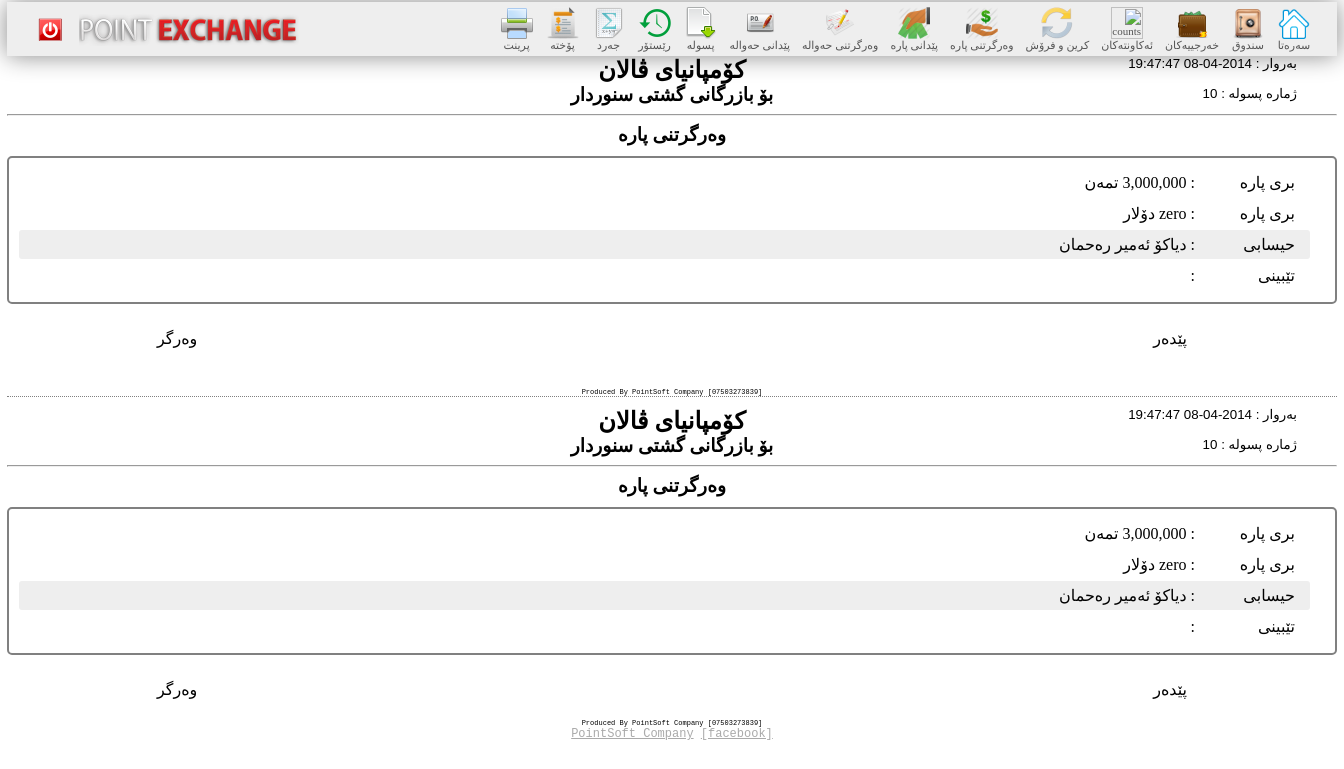
Screenshot of /loan_payment_view.php?id=10 (signed in) with the database file from the repository.
### tables this page shows
CREATE TABLE IF NOT EXISTS `loan_payment` (
  `id` int(11) NOT NULL AUTO_INCREMENT,
  `id_user` int(11) DEFAULT NULL,
  `id_account` int(11) NOT NULL,
  `date_time` datetime DEFAULT NULL,
  `a_dollar` decimal(12,0) DEFAULT NULL,
  `a_dinar` decimal(20,0) DEFAULT NULL,
  `a_tman` decimal(20,0) DEFAULT NULL,
  `detail` varchar(200) DEFAULT NULL,
  PRIMARY KEY (`id`)
);

CREATE TABLE IF NOT EXISTS `accounts` (
  `id` int(11) NOT NULL AUTO_INCREMENT,
  `owner_name` varchar(200) DEFAULT NULL,
  `account_number` varchar(50) DEFAULT NULL,
  `balance` bigint(20) DEFAULT NULL,
  `date_created` datetime DEFAULT NULL,
  `detail` varchar(200) DEFAULT NULL,
  PRIMARY KEY (`id`)
);

### class/loan_payment.class.php (called while the page is built, shortened)
<?php
require_once 'database.class.php';
class loan_payment extends database{
	private static $TABLE = 'loan_payment';
	public static function get_loan_payment_info($id){
		try{
			$sql = "SELECT p.id,p.date_time,p.a_dollar,p.a_dinar,p.a_tman,p.detail,a.owner_name FROM ".self::$TABLE." p left join accounts a on a.id = p.id_account WHERE p.id = :id";
			$stmt = self::$PDO->prepare($sql);
			$stmt->bindParam(':id',$id,PDO::PARAM_INT);
			$stmt->execute();
			$row = $stmt->fetch(PDO::FETCH_ASSOC);
			return $row;
		}
		catch(PDOException $e){
			echo 'Error: [loan_payment.class.php/function get_loan_payment_info]'.$e->getMessage().'<br>';
			die();
		}
	}
}
?>

### class/database.class.php (called while the page is built, shortened)
<?php
require_once 'dictionary.ku.class.php';
function dsh_money($money,$decimal_check = 2,$symbol = null){
	$negative = false;
	$decimal = $money - intval($money);
	$arr = array();
	if($money !== 0)
		while($money){
			$part = strval($money % 1000);
			$len = strlen($part);
			if($len == 1)
				$part = '00'.$part;
			else if($len == 2)
				$part = '0'.$part;
			$money =intval($money/1000);
			array_push($arr, $part);
		}
	else
		$arr = array(0);
	$arr = array_reverse($arr);
	$str = implode(',', $arr);
	if(strlen($str)>1){
		if($str[0]=='0')
			$str = substr($str, 1);
		if($str[0]=='0')
			$str = substr($str, 1);
	}
	return $str;
}
function money_to_word($number)
{
    if (!$number) return "zero";
    return $string;
}
?>

### loan_payment_view.php (the view, shortened to what this page needs)
<?php
	require_once 'class/database.class.php';
	require_once 'class/loan_payment.class.php';
	$order_payment_info = loan_payment::get_loan_payment_info(@$_GET['id']);
	$money = '';
	if($order_payment_info['a_tman'])
		$money .= dsh_money($order_payment_info['a_tman']).' تمەن ';
?>
<html>
<?php require_once 'head_tag.php'; ?>
  <body>
  	<div id="wrapper">
  		<?php require_once 'nav.php'; ?>
  		<div id="main">
			<section>
				<h2>کۆمپانیای ڤالان</h2>
				<h3>بۆ بازرگانی گشتی سنوردار</h3>
				<div class="corner">
					<p>بەروار : <?php echo $order_payment_info['date_time']; ?></p>
					<p>ژمارە پسوله : <?php echo $order_payment_info['id']; ?></p>
				</div>
				<hr>
				<h3>وەرگرتنی پاره</h3>
				<div class="package">
					<p><span> بری پاره  </span>: <?php echo $money ?> </p>
					<p><span> بری پاره  </span>: <?php echo money_to_word(intval($order_payment_info['a_dollar'])); ?> دۆلار</p>
					<p class="ee"><span> حیسابی </span>: <?php echo $order_payment_info['owner_name']; ?></p>
					<p><span> تێبینی </span>: <?php echo $order_payment_info['detail']; ?></p>
				</div>
				<div class="pedar">پێدەر</div>
				<div class="warger">وەرگر</div>
			</section>
			<div class="dash">Produced By PointSoft Company [07503273839]</div>
			<section>
				<h2>کۆمپانیای ڤالان</h2>
				<h3>بۆ بازرگانی گشتی سنوردار</h3>
				<div class="corner">
					<p>بەروار : <?php echo $order_payment_info['date_time']; ?></p>
					<p>ژمارە پسوله : <?php echo $order_payment_info['id']; ?></p>
				</div>
				<hr>
				<h3>وەرگرتنی پاره</h3>
				<div class="package">
					<p><span> بری پاره  </span>: <?php echo $money ?> </p>
					<p><span> بری پاره  </span>: <?php echo money_to_word(intval($order_payment_info['a_dollar'])); ?> دۆلار</p>
					<p class="ee"><span> حیسابی </span>: <?php echo $order_payment_info['owner_name']; ?></p>
					<p><span> تێبینی </span>: <?php echo $order_payment_info['detail']; ?></p>
				</div>
				<div class="pedar">پێدەر</div>
				<div class="warger">وەرگر</div>
			</section>
			<div class="dash2">Produced By PointSoft Company [07503273839]</div>
		</div>
		<?php require_once 'footer.php'; ?>
  </body>
</html>

### head_tag.php (shortened to what this page needs)
<head>
  <link href="themes/redmond/jquery-ui-1.8.16.custom.css" rel="stylesheet" type="text/css" />
  <link href="scripts/jtable.2.3.1/themes/metro/blue/jtable.css" rel="stylesheet" type="text/css" />
  <link rel="stylesheet" type="text/css" href="style.css">
</head>

### nav.php (shortened to what this page needs)
<div class="navigation">
	<a class="icons" href="index.php" ><img id="home" src="images/home.png" title="Home"><span><?php dic_show('Main'); ?></span></a>
	<a  class="icons" href="fund_today.php" ><img id="fund_today" src="images/safe.png" title="Fund"><span><?php dic_show('Fund'); ?></span></a>
	<a  class="icons" href="expense.php" ><img id="expense" src="images/expense.png" title="Expense"><span><?php dic_show('Expense'); ?></span></a>
	<a  class="icons" href="accounts.php" ><img id="accounts" src="images/accounts.png" title="Accounts"><span><?php dic_show('Accounts'); ?></span></a>
	<a  class="icons" href="buy_sell_today.php" ><img id="buy_sell" src="images/buy_sell.png" title="Buy & Sell"><span><?php dic_show('Buy & Sell'); ?></span></a>
	<a  class="icons" href="loan_payment.php" ><img id="loan_payment" src="images/loan_payment.png" title="Loan in"><span><?php dic_show('Loan in'); ?></span></a>
	<a  class="icons" href="loan_payout.php" ><img id="loan_payout" src="images/loan_payout.png" title="Loan out"><span><?php dic_show('Loan out'); ?></span></a>
	<a  class="icons" href="order_payment.php" ><img id="order_payment" src="images/order_payment.png" title="Order in"><span><?php dic_show('Order in'); ?></span></a>
	<a  class="icons" href="order_payout.php" ><img id="order_payout" src="images/order_payout.png" title="Order out"><span><?php dic_show('Order out'); ?></span></a>
	<a  class="icons" href="psula.php" ><img id="psula" src="images/psula.png" title="Psula"><span><?php dic_show('Psula'); ?></span></a>
	<a  class="icons" href="backup_page.php" ><img id="backup_page" src="images/backup_page.png" title="Restore"><span><?php dic_show('Restore'); ?></span></a>
	<a  class="icons" href="accounts_report.php?date=<?php echo date('Y-m-d',time()); ?>" ><img id="jard" src="images/jard.png" title="jard"><span><?php dic_show('jard'); ?></span></a>
	<a  class="icons" href="report_selection.php" ><img id="report" src="images/report.png" title="Reports"><span><?php dic_show('Reports'); ?></span></a>
	<a href="#" id="print_btn" ><img id="print" src="images/print.png" ><span><?php dic_show('Print'); ?></span></a>
<a href="logout.php" style="float:left; margin-top: 7px"><img id="logout" src="images/logout.png" title="logout"><span><?php dic_show(''); ?></span></a>
<a href="about.php" style="float:left;" title="About Us"><img style="float:left;width:220px; height: 34px;" src="images/logo.png" id="logo_image"></a>
</div>

### class/dictionary.ku.class.php (shortened to what this page needs)
<?php
$words = array(
	'Main'=>'سەرەتا',
	'Fund'=>'سندوق',
	'Expense'=>'خەرجییەکان',
	'Accounts'=>'ئەکاونتەکان',
	'Loan in'=>'وەرگرتنی پاره',
	'Loan out'=>'پێدانی پارە',
	'Order in'=>'وەرگرتنی حەوالە',
	'Order out'=>'پێدانی حەوالە',
	'Activity'=>'چالاکی',
	'Print'=>'پرینت',
	'NO'=>'ژ',
	'User'=>'یوزەر',
	'Type'=>'جۆر',
	'id_f'=>'ID',
	'Amount $'=>'بری دۆلار',
	'Amount IQD'=>'بری دینار',
	'Amount Tman'=>'بری تمەن',
	'Date'=>'بەروار',
	'detail'=>'تێبینی',
	'Box $'=>'سندوقی دۆلار',
	'Box IQD'=>'سندوقی دینار',
	'Box Tman'=>'سندوقی تمەن',
	'Description'=>'جۆری خەرجی',
	'Owner Name'=>'ناو',
	'Phone'=>'تەلەفون',
	'Balance $'=>'بالانسی دۆلار',
	'Balance IQD'=>'بالانسی دینار',
	'Balance Tman'=>'بالانسی تمەن',
	'Date Created'=>'بەروار',
	'Account'=>'ئەکاونت',
	'Sender Name'=>'ناوی نێردەر',
	'Sender Phone'=>'تەلەفونی نێردەر',
	'Reciever Name'=>'ناوی وەرگر',
	'Reciever Phone'=>'تەلەفونی وەرگر',
	'Reciever Address'=>'ناونیشانی وەرگر',
	'State'=>'حالەت',
	'Order Payment'=>'حەوالە وەرگرتن',
	'Loan Payment'=>'وەرگرتنی پارە',
	'Loan Payout'=>'پێدانی پارە',
	'Reports'=>'پۆخته',
	'Fund For Day '=>'حیساباتی رۆژی ',
	'to fund'=>'دەستی',
	'Amount'=>'پاره $',
	'Debtor'=>'قەرزدار',
	'Creditor'=>'قەرزدەر',
	'Show Fund Daily'=>'بینینی پوختەی رۆژانەی سندوق',
	'Show Account Balance'=>'جەردی قەرز',
	'Backup'=>'بەک ئاپ',
	'Restore'=>'رێستۆر',
	'Show Account Transiction'=>'بینینی حیسابات',
	'give'=>'رؤشتو',
	'send'=>'هاتو',
	'balance'=>'بالانس',
	'By Account'=>'لە رێگای',
	'From Account'=>'لە لایەن',
	'Buy & Sell'=>'کرین و فرۆش',
	'Amounts'=>'بڕ',
	'Buy'=>'کرین',
	'Sell'=>'فرۆشتن',
	'Buy Rate'=>'نرخی کرین',
	'Sell Rate'=>'نرخی فرۆش',
	'Logout'=>'دەرچون',
	'jard'=>'جەرد',
	'All Buy & Sell'=>'کرین و فرۆشی گشتی',
	'All Fund'=>'سندوقی گشتی',
	'Point Company'=>'کۆمپانیای پۆینت',
	'news'=>'هەوالی نوێ',
	'regular'=>'عادی',
	'loss'=>'خسائر',
	'profit'=>'ربح',
	'Psula'=>'پسولە',
	'Cost'=>'عمولە',
	'type'=>'جۆر',
	'Sender'=>'وەرگیراوە لە',
	'Reciever'=>'بدرێت بە',
	'tman'=>'تمەن',
	'dollar'=>'دۆلار',
	'dinar'=>'دینار',
	'euro'=>'یۆرۆ',
	''=>'',
	''=>'',
	''=>'',
	''=>'',
	''=>'',
	''=>'',
	''=>'',
	''=>'',
	''=>'',
	''=>'',
	''=>'',
	''=>'',
	''=>'',
	''=>'',
	''=>'',
	''=>'',
	''=>'',
	''=>'',
	''=>'',
	''=>'',
	''=>'',
	''=>''
	);
function dic_show($phrase,$check=null){
	global $words;
	if(@$words[$phrase] && !$check)
		echo $words[$phrase];
	else
		echo $phrase;
}
?>

### footer.php (shortened to what this page needs)
<div id="footer" class="clear"> <a target="_blanc" href="http://pointsoft.biz/">PointSoft Company</a>  <a target="_blanc" href="http://www.facebook.com/point.groups">[facebook]</a></div>
</div>

### style.css (style rules this page uses)
body { background: url('images/500px/seamlesstexture21_500.jpg'); margin: 0; }
#wrapper { width: 1330px; border: 2px solid white; margin: 0 auto; background-color: rgba(255,255,255,0.8); }
.navigation { padding: 3px 20px 3px 20px; box-shadow: 0 0 25px #888888; background-color: #EEEEEE; direction: rtl; height: 48px; }
.navigation #logo_image { float: left; margin-top: 5px; }
#footer , #footer a { text-align: center; font-family: Courier new; color: #AAA; font-size: 12px; }
.navigation a,.navigation a:visited { min-width: 34px; padding: 2px 5px; border-radius: 3px; float: right; font-family: tahoma; font-size: 11px; text-decoration: none; text-align: center; color: #555; margin: 0 1px 0 1px; }
.navigation a span { display:block; white-space:nowrap; margin: 0; }
.navigation a img { width: 32px; height: 32px; }

### loan_payment_view.php (style rules this page uses)
.corner { margin-top: -55px; float: right; font-family: arial; font-size: smaller; direction: rtl; }
section { direction: rtl; font-family: 'kxani'; }
section h2, section h3 { text-align: center; margin:0; }
.corner p { margin:0 25px 5px 0; }
section p { margin:0 15px 2px 0; padding: 5px; padding-right: 15px; border-radius: 3px; }
section p span { display: inline-block; width: 100px; }
section .package { border: 2px solid gray; border-radius: 5px; padding: 10px; margin-top: 10px; }
.pedar { float:right; margin: 25px 150px 0 0; }
.warger { float:left; margin: 25px 0 0 150px; }
.clear { clear:both; }
.ee { background-color: #EEE; }
.dash { border-bottom: 1px dotted gray; margin: 40px 0 10px 0; text-align: center; font-family: courier new; font-size: 7px; }
.dash2 { margin: 20px 0 0 0; text-align: center; font-family: courier; font-size: 7px; }

### rows the page displays
loan_payment: date_time "2014-04-08 19:47:47", id "10", a_dollar "zero", id_account.owner_name "دیاکۆ ئەمیر رەحمان"

### other values shown
$words[$phrase] "سەرەتا سندوق خەرجییەکان ئەکاونتەکان کرین و فرۆش وەرگرتنی پاره پێدانی پارە وەرگرتنی حەوالە پێدانی حەوالە پسولە رێستۆر جەرد پۆخته پرینت"
$money "3,000,000 تمەن"
